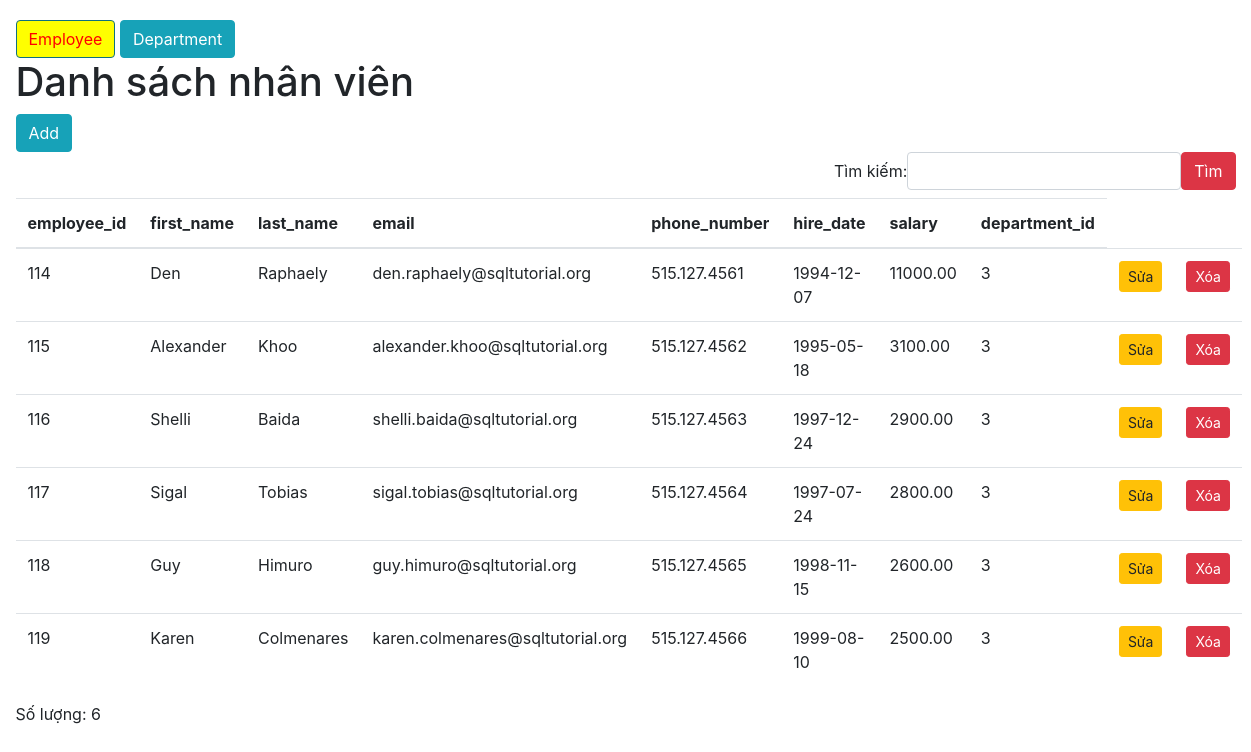
The app's page /?c=employee&a=list&department_id=3 with its own data.
### tables this page shows
CREATE TABLE `employees`  (
  `employee_id` int(11) NOT NULL AUTO_INCREMENT,
  `first_name` varchar(20) NULL DEFAULT NULL,
  `last_name` varchar(25) NOT NULL,
  `email` varchar(100) NOT NULL,
  `phone_number` varchar(20) NULL DEFAULT NULL,
  `hire_date` date NOT NULL,
  `salary` decimal(8, 2) NOT NULL,
  `department_id` int(11) NULL DEFAULT NULL,
  PRIMARY KEY (`employee_id`) USING BTREE,
  INDEX `employees_ibfk_1`(`department_id`) USING BTREE,
  CONSTRAINT `employees_ibfk_1` FOREIGN KEY (`department_id`) REFERENCES `departments` (`department_id`) ON DELETE RESTRICT ON UPDATE RESTRICT
);

### controller/EmployeeController.php (called while the page is built, shortened)
<?php
class EmployeeController
{
    function list()
    {
        $id = $_GET['department_id'];
        $employeeRepository = new EmployeeRepository();
        $employees = $employeeRepository->Do($id);
        require 'view/employee/index.php';
    }
}

### index.php (called while the page is built, shortened)
<?php
require 'connectDB.php';
require 'model/employee.php';
require 'model/EmployeeRepository.php';
$a = $_GET['a'] ?? 'index';
$controller = new $controller();
$controller->$a();

### model/EmployeeRepository.php (called while the page is built, shortened)
<?php
class EmployeeRepository
{
    function fetch($cond = null)
    {
        $sql = 'SELECT * FROM employees';
        if ($cond) {
            $sql .= " WHERE $cond";
        }
        global $conn;
        $result = $conn->query($sql);
        $employees = [];
        if ($result->num_rows > 0) {
            while ($row = $result->fetch_assoc()) {
                $employee_id = $row['employee_id'];
                $first_name = $row['first_name'];
                $last_name = $row['last_name'];
                $email = $row['email'];
                $phone_number = $row['phone_number'];
                $hire_date = $row['hire_date'];
                $salary = $row['salary'];
                $department_id = $row['department_id'];
                $employee = new Employee($employee_id, $first_name, $last_name, $email, $phone_number, $hire_date, $salary, $department_id);
                $employees[] = $employee;
            }
        }
        return $employees;
    }
    function Do($id)
    {
        $cond = "department_id = $id";
        $employees = $this->fetch($cond);
        return $employees;
    }
}

### model/employee.php (called while the page is built, shortened)
<?php
class Employee
{
    function __construct($employee_id,$first_name,$last_name,$email
    ,$phone_number,$hire_date,$salary,$department_id)
    {
        $this->employee_id = $employee_id;
        $this->first_name = $first_name;
        $this->last_name = $last_name;
        $this->email = $email;
        $this->phone_number = $phone_number;
        $this->hire_date = $hire_date;
        $this->salary = $salary;
        $this->department_id = $department_id;
    }
}

### view/employee/index.php (the view)
<?php require 'layout/header.php' ?>
<h1>Danh sách nhân viên</h1>
<a href="?a=create" class="btn btn-info">Add</a>
<?php require 'layout/search.php' ?>
<table class="table table-hover">
    <thead>
        <tr>
            <th>employee_id</th>
            <th>first_name</th>
            <th>last_name</th>
            <th>email</th>
            <th>phone_number</th>
            <th>hire_date</th>
            <th>salary</th>
            <th>department_id</th>
        </tr>
    </thead>
    <tbody>
        <?php foreach ($employees as $employee) : ?>
        <tr>
            <td><?= $employee->employee_id ?></td>
            <td><?= $employee->first_name ?></td>
            <td><?= $employee->last_name ?></td>
            <td><?= $employee->email ?></td>
            <td><?= $employee->phone_number ?></td>
            <td><?= $employee->hire_date ?></td>
            <td><?= $employee->salary ?></td>
            <td><?= $employee->department_id ?></td>
            <td><a class="btn btn-warning btn-sm" href="?a=edit&employee_id=<?= $employee->employee_id ?>">Sửa</a></td>
            <td>
                <button type="button" data-href="?a=destroy&employee_id=<?= $employee->employee_id ?>"
                    class="btn btn-danger btn-sm delete" data-toggle="modal" data-target="#exampleModal">
                    Xóa
                </button>
            </td>
        </tr>
        <?php endforeach ?>
    </tbody>
</table>
<div>
    <span>Số lượng: <?= count($employees) ?></span>
</div>
<?php require 'layout/footer.php' ?>

### records on screen
employees: employee_id "114", first_name "Den", last_name "Raphaely", email "den.raphaely@sqltutorial.org", phone_number "515.127.4561", hire_date "1994-12-07", salary "11000.00", department "3"
employees: employee_id "115", first_name "Alexander", last_name "Khoo", email "alexander.khoo@sqltutorial.org", phone_number "515.127.4562", hire_date "1995-05-18", salary "3100.00", department "3"
employees: employee_id "116", first_name "Shelli", last_name "Baida", email "shelli.baida@sqltutorial.org", phone_number "515.127.4563", hire_date "1997-12-24", salary "2900.00", department "3"
employees: employee_id "117", first_name "Sigal", last_name "Tobias", email "sigal.tobias@sqltutorial.org", phone_number "515.127.4564", hire_date "1997-07-24", salary "2800.00", department "3"
employees: employee_id "118", first_name "Guy", last_name "Himuro", email "guy.himuro@sqltutorial.org", phone_number "515.127.4565", hire_date "1998-11-15", salary "2600.00", department "3"
employees: employee_id "119", first_name "Karen", last_name "Colmenares", email "karen.colmenares@sqltutorial.org", phone_number "515.127.4566", hire_date "1999-08-10", salary "2500.00", department "3"

### other values on screen
count($employees) "6"
